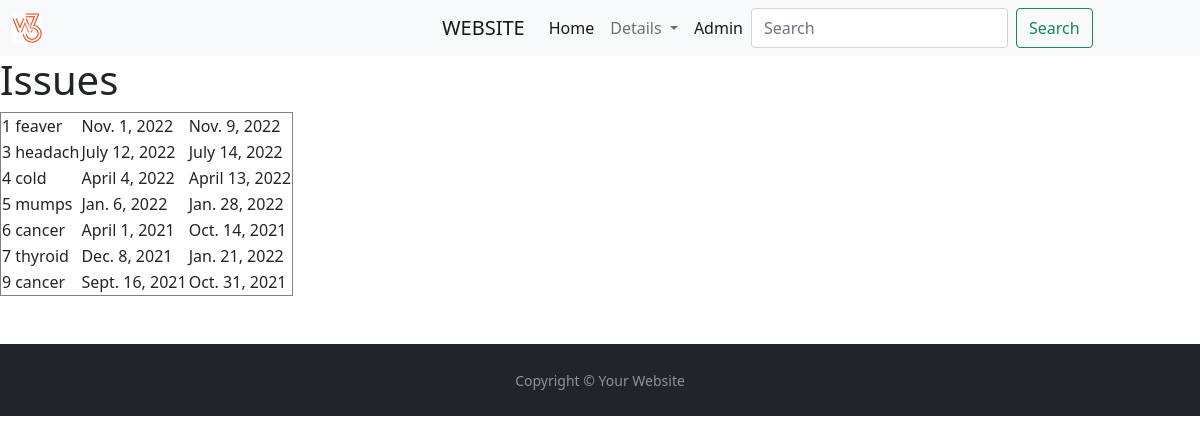
Page /add on the committed database.
### app_1/models.py (models this page shows, shortened)
class issue(models.Model):
    person         =models.ForeignKey('person' ,on_delete=models.CASCADE,null=True,blank=True)
    issue_name     =models.CharField(max_length=20,null=True, blank=True)
    join_date      =models.DateField(null=True,blank=True)
    Discharge_date =models.DateField(null=True,blank=True)

### app_1/views.py (the view)
# urls.py: path('add',views.add , name='add'),
def add(request):
  method= issue.objects.all().values()
  context = {
    'method': method,
  }
  return render(request,'crack.html',context)

### app_1/templates/crack.html
{% extends "header.html" %}
{% load static %}
{% block content %}
<h1>Issues</h1>
<table border="1">
{% for x in method %}
<tr>
<td>{{ x.id }}</td>
<td>{{ x.first_name }}</td>
<td>{{ x.issue_name }}</td>
<td>{{ x.join_date }}</td>
<td>{{ x.Discharge_date }}</td>
</tr>
{% endfor %}
</table>
{% endblock %}

### app_1/templates/header.html (shortened to what this page needs)
{% load static %}
<!DOCTYPE html>
<html lang="en">
<head>
    <link rel="stylesheet" href="{% static 'color.css' %}" type="text/css"/>
    <link href="https://cdn.jsdelivr.net/npm/bootstrap@5.0.2/dist/css/bootstrap.min.css" rel="stylesheet">
</head>
<body>
    <nav class="navbar navbar-expand-lg navbar-light bg-light">
        <div class="container-fluid">
            <img alt="alternatetext"
            style="height: 30px;
            width: 30px;
            ">
            <a class="navbar-brand" href="{% url 'max' %}" style="margin-left:400px;">WEBSITE</a>
          <div class="collapse navbar-collapse" id="navbarSupportedContent">
            <ul class="navbar-nav me-auto mb-2 mb-lg-0">
              <li class="nav-item">
                <a class="nav-link active" aria-current="page" href="{% url 'sub' %}">Home</a>
              </li>
              <li class="nav-item dropdown">
                <a class="nav-link dropdown-toggle" href="#" id="navbarDropdown" role="button" data-bs-toggle="dropdown" aria-expanded="false">
                  Details
                </a>
              </li>
              <li class="nav-item">
                <a class="nav-link active" aria-current="page" href="/admin/">Admin</a>
              </li>
            <form class="d-flex">
              <input class="form-control me-2" type="search" placeholder="Search" aria-label="Search">
              <button class="btn btn-outline-success" type="submit">Search</button>
            </form>
          </div>
        </div>
      </nav>
      <div>
    <section class="mb-5">
      {% block content %}{% endblock %}
    </section>
    <div style="min-height:100vh; display:flex; flex-direction:column;
    justify-content:space-between;">
      <footer id="sticky-footer" class="flex-shrink-0 py-4 bg-dark text-white-50">
        <div class="container text-center">
          <small>Copyright &copy; Your Website</small>
        </div>
      </footer>
</body>
</html>

### rows in the picture
issue: id "1", issue_name "feaver", join_date "Nov. 1, 2022", Discharge_date "Nov. 9, 2022"
issue: id "3", issue_name "headach", join_date "July 12, 2022", Discharge_date "July 14, 2022"
issue: id "4", issue_name "cold", join_date "April 4, 2022", Discharge_date "April 13, 2022"
issue: id "5", issue_name "mumps", join_date "Jan. 6, 2022", Discharge_date "Jan. 28, 2022"
issue: id "6", issue_name "cancer", join_date "April 1, 2021", Discharge_date "Oct. 14, 2021"
issue: id "7", issue_name "thyroid", join_date "Dec. 8, 2021", Discharge_date "Jan. 21, 2022"
issue: id "9", issue_name "cancer", join_date "Sept. 16, 2021", Discharge_date "Oct. 31, 2021"
